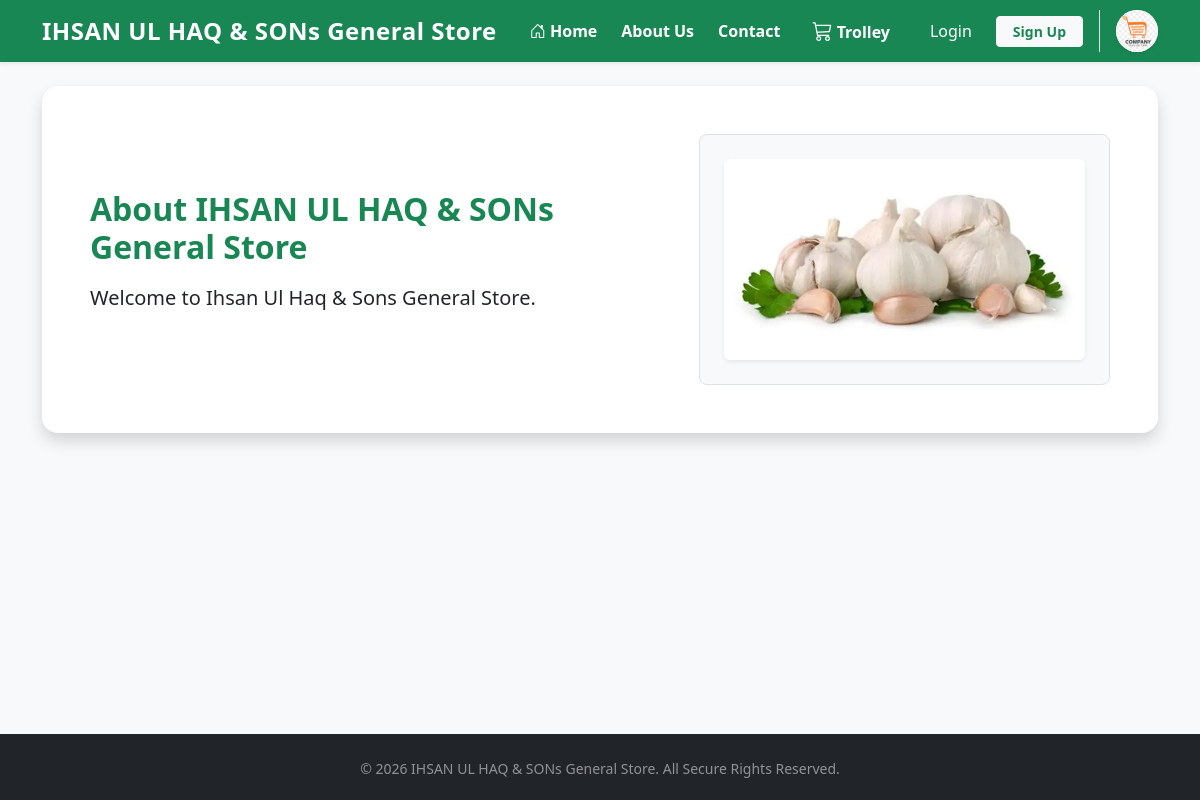
/about, run on the app's committed database.
### tables this page shows
CREATE TABLE site_settings (key TEXT PRIMARY KEY, value TEXT);

### routes/customer.py (the view)
@customer_bp.route('/about')
def about():
    return render_template('about.html')

### database/db_handler.py (called while the page is built)
def get_db_connection():
    conn = sqlite3.connect(DATABASE_NAME)
    conn.row_factory = sqlite3.Row
    return conn

### templates/about.html
{% extends "base.html" %}
{% block content %}
<div class="card shadow border-0 p-5 rounded-4 bg-white">
    <div class="row align-items-center">
        <div class="col-md-7">
            <h2 class="fw-bold text-success mb-3">About {{ site_title }}</h2>
            <p class="lead text-dark">{{ about_text or 'Welcome to Ihsan Ul Haq & Sons General Store.' }}</p>
        </div>
        <div class="col-md-5 text-center">
            <div class="p-4 bg-light rounded-3 border d-flex align-items-center justify-content-center" style="min-height: 250px;">
                {% if site_cover %}
                    <img src="{{ site_cover }}" class="img-fluid rounded shadow-sm" style="max-height: 220px; object-fit: cover;" alt="Store Cover">
                {% else %}
                    <i class="bi bi-building fs-1 text-success"></i>
                {% endif %}
            </div>
        </div>
    </div>
</div>
{% endblock %}

### templates/base.html (shortened to what this page needs)
<!DOCTYPE html>
<html lang="en">
<head>
    <link href="https://cdn.jsdelivr.net/npm/bootstrap@5.3.0/dist/css/bootstrap.min.css" rel="stylesheet">
    <link rel="stylesheet" href="https://cdn.jsdelivr.net/npm/bootstrap-icons@1.10.5/font/bootstrap-icons.css">
    <link rel="stylesheet" href="/static/css/style.css">
</head>
<body class="bg-light">
    <nav class="navbar navbar-expand-lg navbar-dark bg-success shadow-sm sticky-top">
        <div class="container">
            <a class="navbar-brand fw-bold fs-4" href="{{ url_for('customer.home') }}">{{ site_title }}</a>
            <div class="collapse navbar-collapse" id="navbarNav">
                <ul class="navbar-nav ms-auto align-items-center">
                    <li class="nav-item"><a class="nav-link text-white fw-semibold me-2" href="{{ url_for('customer.home') }}"><i class="bi bi-house-door"></i> Home</a></li>
                    <li class="nav-item"><a class="nav-link text-white fw-semibold me-2" href="{{ url_for('customer.about') }}">About Us</a></li>
                    <li class="nav-item"><a class="nav-link text-white fw-semibold me-3" href="{{ url_for('customer.contact') }}">Contact</a></li>
                    <li class="nav-item">
                        <a class="nav-link text-white fw-semibold position-relative me-4" href="{{ url_for('customer.view_cart') }}">
                            <i class="bi bi-cart3 fs-5"></i> Trolley
                        </a>
                    </li>
                    {% if session.get('user_id') %}
                        {% if session.get('role') == 'admin' %}
                            <li class="nav-item"><a class="btn btn-warning btn-sm fw-bold me-2" href="{{ url_for('admin.dashboard') }}">Admin Panel</a></li>
                        {% endif %}
                        <li class="nav-item text-white-50 me-3 small">Salam, {{ session.get('username') }}</li>
                        <li class="nav-item"><a class="btn btn-outline-light btn-sm fw-semibold me-3" href="{{ url_for('auth.logout') }}">Logout</a></li>
                    {% else %}
                        <li class="nav-item"><a class="nav-link text-white small me-2" href="{{ url_for('auth.login') }}">Login</a></li>
                        <li class="nav-item"><a class="btn btn-light btn-sm text-success fw-bold px-3 ms-2 me-3" href="{{ url_for('auth.register') }}">Sign Up</a></li>
                    {% endif %}
                    <li class="nav-item border-start ps-3 d-none d-lg-block">
                        <img src="/static/logo.png" alt="Brand Logo" class="rounded-circle bg-white shadow-sm" style="height: 42px; width: 42px; object-fit: contain;" onerror="this.style.display='none'">
                    </li>
                </ul>
            </div>
        </div>
    </nav>
    <div class="container mt-4" style="min-height: 75vh;">
        {% block content %}{% endblock %}
    </div>
    <footer class="bg-dark text-white text-center py-4 mt-5">
        <p class="mb-0 small text-white-50">&copy; 2026 {{ site_title }}. All Secure Rights Reserved.</p>
    </footer>
</body>
</html>

### static/css/style.css (style rules this page uses)
body { display: flex; flex-direction: column; min-height: 100vh; }
.navbar-brand { font-size: 1.5rem; letter-spacing: 0.5px; }
footer { margin-top: auto; }

### data on the page
site_settings: value "IHSAN UL HAQ & SONs General Store"
site_settings: value "Welcome to Ihsan Ul Haq & Sons General Store."
site_settings: value (picture)
